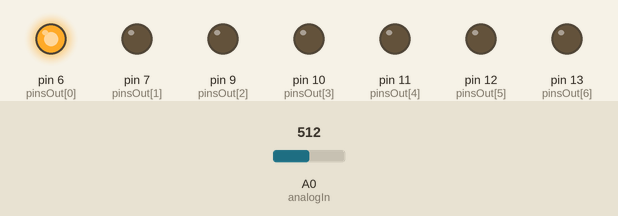
A sketch run on a simulated Arduino Uno, built with avr-gcc and run on an emulated ATmega328P. Parts: output pins drawn as LEDs (lit = HIGH). The inputs (shaded band) are chosen by the test bench; at power-on: A0 (analogIn) = 512.

Above: at 1.2 s.
1.3 s: A0 (analogIn) set to 469
At 2.2 s:
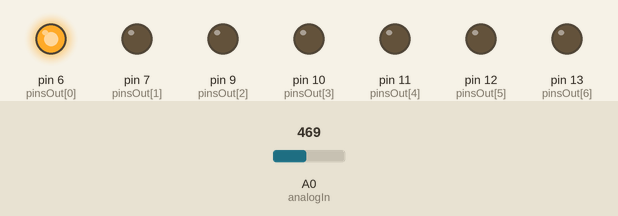
2.8 s: A0 (analogIn) set to 451
At 3.3 s:
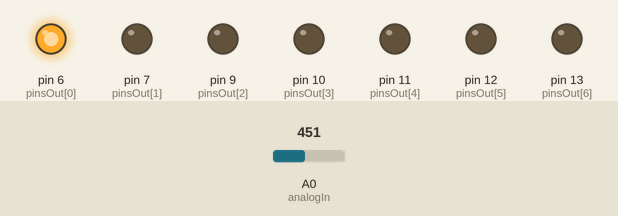
4.3 s: A0 (analogIn) set to 306
At 5.5 s:
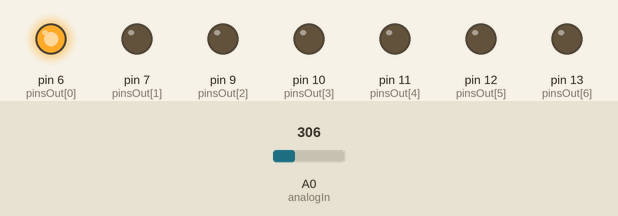
5.8 s: A0 (analogIn) set to 122
At 6.8 s:
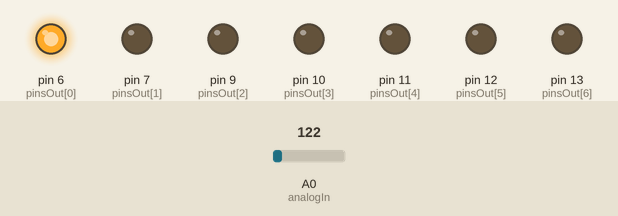
7.3 s: A0 (analogIn) set to 0
At 8.0 s:
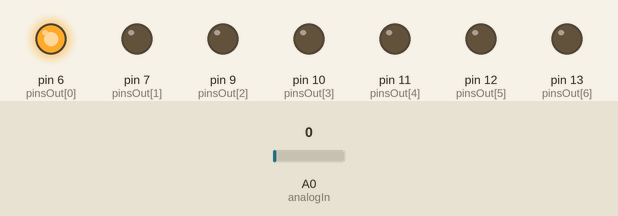
8.8 s: A0 (analogIn) set to 13
10.3 s: A0 (analogIn) set to 17
Timing chart, 0 to 12.8 s (numbered marks = the images above; inputs shaded):
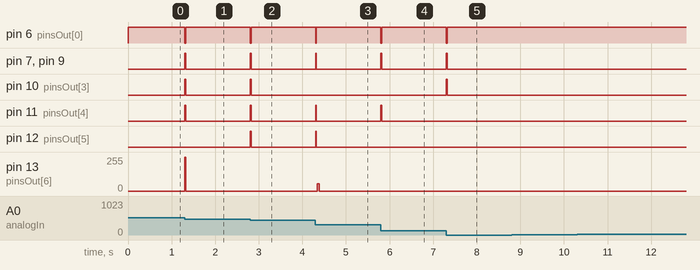

The sketch:

FIR.ino
```cpp
/* Parámetros de pines y bits */
const int analogIn = 0;

const int bitValues[] = {128, 64, 32, 16, 8, 4, 2};
const int pinsOut[] = {6, 7, 9, 10, 11, 12, 13};

int analogBin = 0;
const int maxOut = pow(2, 8);

/* Respuesta impulsiva */
const int N = 22;
double h[N] =
        { 0.44559,  0.07454, -0.03145,  0.01964, -0.01435,  0.01145,
       -0.0097 ,  0.00859, -0.00788,  0.00746, -0.00726,  0.00726,
       -0.00746,  0.00788, -0.00859,  0.0097 , -0.01145,  0.01435,
       -0.01964,  0.03145, -0.07454, -0.44559};


/* Variables */
int xn[N];
int i = 0;
double y = 0;

void setup() {
  // put your setup code here, to run once:
  for (i = 0; i < N; ++i) xn[i] = 0;
  for (i = 0; i < 7; ++i) pinMode(pinsOut[i], OUTPUT);

  noInterrupts();           // disable all interrupts

  TCCR1A = 0;

  TCCR1B = 0;

  TCNT1  = 0;


  OCR1A = 60;            // compare match register 16MHz/256/2Hz

  TCCR1B |= (1 << WGM12);   // CTC mode

  TCCR1B |= (1 << CS12);    // 256 prescaler

  TIMSK1 |= (1 << OCIE1A);  // enable timer compare interrupt

  interrupts();             // enable all interrupts

}


double fir_filter(int input, int xn[N], double h[N]){

  double ytemp = h[0] * input;

  for (i = N-1; i > 0; --i){
    xn[i] = xn[i - 1];
    ytemp += h[i] * xn[i];
  }

  xn[0] = input;

  return ytemp;

}

void write_binary(int value){
  for (i = 0; i < 7; ++i){
    if (value >= bitValues[i]){
        value -= bitValues[i];
        digitalWrite(pinsOut[i], HIGH);
    }

    else{
      digitalWrite(pinsOut[i], LOW);
    }
  }
}


ISR(TIMER1_COMPA_vect)          // timer compare interrupt service routine

{

  write_binary(uint8_t(y));
  analogBin = analogRead(analogIn) / 4 - 128;
  y = fir_filter(analogBin, xn, h) + 128;
}

void loop() {
  // put your main code here, to run repeatedly:
}
```

Measured:
- after the input at 1.3 s, pin 6 (pinsOut[0]): HIGH → LOW at once, → HIGH 0.02 s later; pin 7 (pinsOut[1]), pin 9 (pinsOut[2]), pin 10 (pinsOut[3]), pin 11 (pinsOut[4]): LOW → HIGH at once, → LOW 0.02 s later; pin 13 (pinsOut[6]): 0/255 → 255/255 at once, → 0/255 0.02 s later
- after the input at 2.8 s, pin 6 (pinsOut[0]): HIGH → LOW at once, → HIGH 0.02 s later; pin 7 (pinsOut[1]), pin 9 (pinsOut[2]), pin 10 (pinsOut[3]), pin 11 (pinsOut[4]), pin 12 (pinsOut[5]): LOW → HIGH at once, → LOW 0.02 s later
- after the input at 4.3 s, pin 6 (pinsOut[0]): HIGH → LOW at once, → HIGH 0.02 s later; pin 7 (pinsOut[1]), pin 9 (pinsOut[2]), pin 11 (pinsOut[4]), pin 12 (pinsOut[5]): LOW → HIGH at once, → LOW 0.02 s later; pin 13 (pinsOut[6]): 0/255 → 56/255 after 0.05 s, → 0/255 0.04 s later
- after the input at 5.8 s, pin 6 (pinsOut[0]): HIGH → LOW at once, → HIGH 0.02 s later; pin 7 (pinsOut[1]), pin 9 (pinsOut[2]), pin 11 (pinsOut[4]): LOW → HIGH at once, → LOW 0.02 s later
- after the input at 7.3 s, pin 6 (pinsOut[0]): HIGH → LOW at once, → HIGH 0.02 s later; pin 7 (pinsOut[1]), pin 9 (pinsOut[2]), pin 10 (pinsOut[3]): LOW → HIGH at once, → LOW 0.02 s later
- after the input at 8.8 s, every drawn part: stays the same
- after the input at 10.3 s, every drawn part: stays the same
